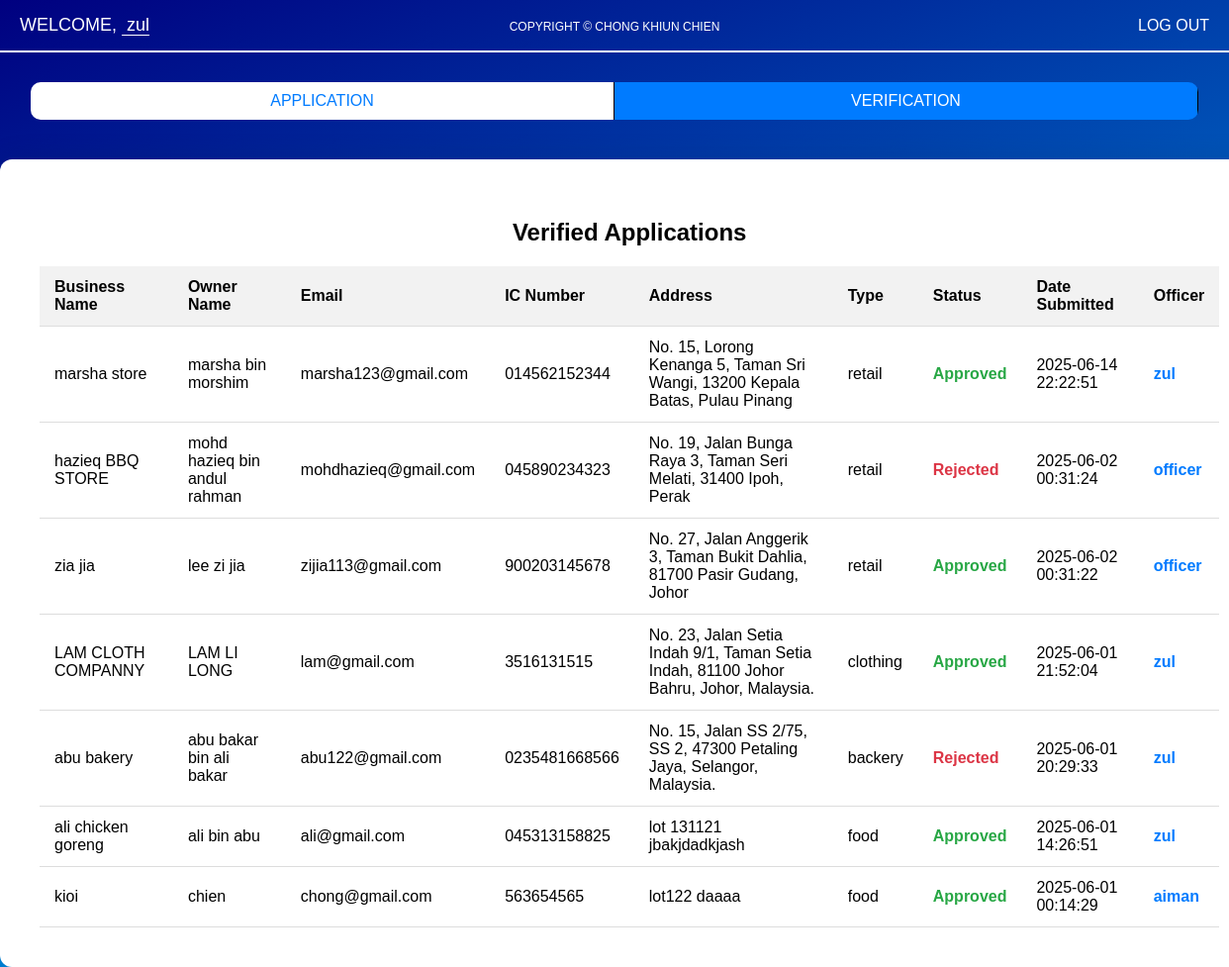
The app's page /verification.php (signed in) with its own data.
### tables this page shows
CREATE TABLE `applications` (
  `id` int(11) NOT NULL,
  `business_id` int(11) NOT NULL,
  `officer_id` int(11) DEFAULT NULL,
  `status` varchar(20) NOT NULL,
  `date_submitted` datetime DEFAULT current_timestamp()
);

CREATE TABLE `businesses` (
  `id` int(11) NOT NULL,
  `user_id` int(11) NOT NULL,
  `business_name` varchar(255) NOT NULL,
  `name` varchar(255) NOT NULL,
  `email` varchar(255) NOT NULL,
  `ic_number` varchar(50) NOT NULL,
  `address` text NOT NULL,
  `type` varchar(100) NOT NULL
);

CREATE TABLE `users` (
  `id` int(11) NOT NULL,
  `username` varchar(100) NOT NULL,
  `email` varchar(100) NOT NULL,
  `password` varchar(255) NOT NULL,
  `role` enum('client','officer','admin') NOT NULL DEFAULT 'client'
);

### verification.php (the view, shortened to what this page needs)
<?php
$conn = new mysqli("localhost", "root", "", "project");
$username = $_SESSION['officer']['username'] ?? 'Officer';
$sql = "
SELECT
    b.business_name,
    b.name AS owner_name,
    b.email,
    b.ic_number,
    b.address,
    b.type,
    a.status,
    a.date_submitted,
    u.username AS officer_name
FROM
    applications a
JOIN
    businesses b ON a.business_id = b.id
LEFT JOIN
    users u ON a.officer_id = u.id
ORDER BY
    a.date_submitted DESC";
$result = $conn->query($sql);
?>
<!DOCTYPE html>
<html lang="en">
<head>
    <link rel="stylesheet" href="user.css">
</head>
<body>
<header class="header">
    <div class="welcome">WELCOME, <span class="username"><?= htmlspecialchars($username) ?></span></div>
    <a href="logout.php" class="logout">LOG OUT</a>
</header>
<div class="button-container">
    <button onclick="window.location.href='officerdashboard.php'" class="btn-status">APPLICATION</button>
    <button class="btn-status active">VERIFICATION</button>
</div>
<div class="content">
    <h2>Verified Applications</h2>
    <?php if ($result->num_rows > 0): ?>
        <table>
            <tr>
                <th>Business Name</th>
                <th>Owner Name</th>
                <th>Email</th>
                <th>IC Number</th>
                <th>Address</th>
                <th>Type</th>
                <th>Status</th>
                <th>Date Submitted</th>
                <th>Officer</th>
            </tr>
            <?php while ($row = $result->fetch_assoc()):
                $status = $row['status'] ?? 'pending';
                $status_class = match(strtolower($status)) {
                    'approved' => 'status-approved',
                    'rejected' => 'status-rejected',
                    default => 'status-pending'
                };
            ?>
            <tr>
                <td><?= htmlspecialchars($row['business_name']) ?></td>
                <td><?= htmlspecialchars($row['owner_name']) ?></td>
                <td><?= htmlspecialchars($row['email']) ?></td>
                <td><?= htmlspecialchars($row['ic_number']) ?></td>
                <td><?= htmlspecialchars($row['address']) ?></td>
                <td><?= htmlspecialchars($row['type']) ?></td>
                <td class="<?= $status_class ?>"><?= ucfirst($status) ?></td>
                <td><?= htmlspecialchars($row['date_submitted']) ?></td>
                <td class="officer-name"><?= $row['officer_name'] ? htmlspecialchars($row['officer_name']) : 'N/A' ?></td>
            </tr>
            <?php endwhile; ?>
        </table>
    <?php else: ?>
        <p>No applications have been verified yet.</p>
    <?php endif; ?>
</div>
<div class="copyright">
       COPYRIGHT &copy; CHONG KHIUN CHIEN
    </div>
</body>
</html>

### user.css (style rules this page uses)
body { margin: 0; padding: 0; background: rgb(0,0,128); background: linear-gradient(159deg, rgba(0,0,128,1) 0%, rgba(0,191,255,1) 100%); font-family: Arial, sans-serif; text-align: center; }
.header { display: flex; justify-content: space-between; align-items: center; padding: 15px 20px; border-bottom: 2px solid #ffffff; }
.welcome { font-size: 18px; color: #fff; }
.username { padding-left: 5px; border-bottom: 1px solid #fff; }
.logout { font-size: 16px; color: #fff; text-decoration: none; }
.button-container { display: flex; justify-content: center; margin-top: 30px; width: 95%; margin-left: auto; margin-right: auto; border-radius: 10px; overflow: hidden; }
.btn-business, .btn-status { padding: 40px 20px; font-size: 24px; border: none; cursor: pointer; flex: 1; }
.btn-business.active, .btn-status.active { background-color: #007bff; color: #fff; }
.content { margin-top: 40px; padding: 40px; background-color: #ffffff; width: 96%; max-width: 1380px; margin-left: auto; margin-right: auto; border-radius: 12px; overflow: hidden; text-align: center; box-shadow: 0 0 30px rgba(0, 0, 0, 0.1); }
.copyright { position: absolute; top: 20px; left: 50%; transform: translateX(-50%); font-size: 12px; color: #ffffff; }
table { width: 100%; border-collapse: collapse; margin-top: 20px; }
th, td { padding: 12px 15px; text-align: left; border-bottom: 1px solid #ddd; }
th { background-color: #f2f2f2; font-weight: bold; }
.status-approved { color: #28a745; font-weight: bold; }
.status-rejected { color: #dc3545; font-weight: bold; }
td.officer-name { font-weight: bold; color: #007bff; }
.content { overflow-x: auto; }
.btn-business, .btn-status { padding: 10px 20px; font-size: 16px; border: none; border-right: 1px solid #000; cursor: pointer; }
.btn-status { background-color: #fff; color: #007bff; }

### records on screen
applications: business.business_name "marsha store", business.name "marsha bin morshim", business.email "marsha123@gmail.com", business.ic_number "014562152344", business.address "No. 15, Lorong Kenanga 5, Taman Sri Wangi, 13200 Kepala Batas, Pulau Pinang", business.type "retail", status "Approved", date_submitted "2025-06-14 22:22:51", officer.username "zul"
applications: business.business_name "hazieq BBQ STORE", business.name "mohd hazieq bin andul rahman", business.email "mohdhazieq@gmail.com", business.ic_number "045890234323", business.address "No. 19, Jalan Bunga Raya 3, Taman Seri Melati, 31400 Ipoh, Perak", business.type "retail", status "Rejected", date_submitted "2025-06-02 00:31:24", officer.username "officer"
applications: business.business_name "zia jia", business.name "lee zi jia", business.email "zijia113@gmail.com", business.ic_number "900203145678", business.address "No. 27, Jalan Anggerik 3, Taman Bukit Dahlia, 81700 Pasir Gudang, Johor", business.type "retail", status "Approved", date_submitted "2025-06-02 00:31:22", officer.username "officer"
applications: business.business_name "LAM CLOTH COMPANNY", business.name "LAM LI LONG", business.email "lam@gmail.com", business.ic_number "3516131515", business.address "No. 23, Jalan Setia Indah 9/1, Taman Setia Indah, 81100 Johor Bahru, Johor, Malaysia.", business.type "clothing", status "Approved", date_submitted "2025-06-01 21:52:04", officer.username "zul"
applications: business.business_name "abu bakery", business.name "abu bakar bin ali bakar", business.email "abu122@gmail.com", business.ic_number "0235481668566", business.address "No. 15, Jalan SS 2/75, SS 2, 47300 Petaling Jaya, Selangor, Malaysia.", business.type "backery", status "Rejected", date_submitted "2025-06-01 20:29:33", officer.username "zul"
applications: business.business_name "ali chicken goreng", business.name "ali bin abu", business.email "ali@gmail.com", business.ic_number "045313158825", business.address "lot 131121 jbakjdadkjash", business.type "food", status "Approved", date_submitted "2025-06-01 14:26:51", officer.username "zul"
applications: business.business_name "kioi", business.name "chien", business.email "chong@gmail.com", business.ic_number "563654565", business.address "lot122 daaaa", business.type "food", status "Approved", date_submitted "2025-06-01 00:14:29", officer.username "aiman"

### other values on screen
$username "zul"
